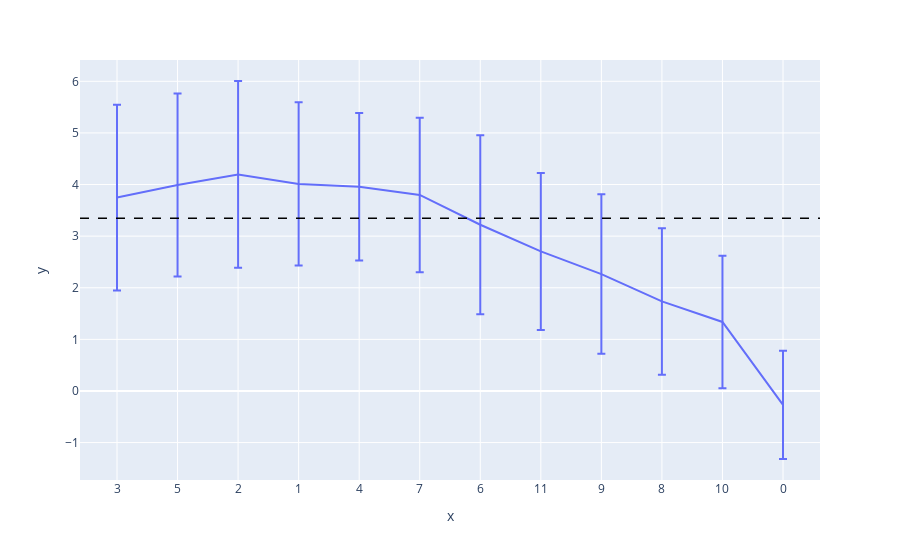

Notebook code cell kept with this figure:
### Code cell
labels = [str(x.item()) for x in sorted_mlps]
fig = px.line(x = labels, y=logit_diffs.cpu().numpy(), error_y=std_logit_diffs.cpu().numpy())
fig.add_hline(y=clean_logit_diff.item(), line_width=1.5, line_dash="dash", line_color="black")
fig.show()

### Figure 1 — Plotly figure (JSON) as saved in the notebook; plotly's stock layout.template omitted (floating-point values rounded to 4 significant figures)
{"data": [{"error_y": {"array": [1.8, 1.773, 1.81, 1.581, 1.428, 1.497, 1.735, 1.522, 1.544, 1.42, 1.285, 1.048]}, "hovertemplate": "x=%{x}<br>y=%{y}<extra></extra>", "legendgroup": "", "line": {"color": "#636efa", "dash": "solid"}, "marker": {"symbol": "circle"}, "mode": "lines", "name": "", "orientation": "v", "showlegend": false, "type": "scatter", "x": ["3", "5", "2", "1", "4", "7", "6", "11", "9", "8", "10", "0"], "xaxis": "x", "y": [3.748, 3.99, 4.196, 4.011, 3.958, 3.798, 3.221, 2.703, 2.265, 1.735, 1.337, -0.27], "yaxis": "y"}], "layout": {"legend": {"tracegroupgap": 0}, "margin": {"t": 60}, "shapes": [{"line": {"color": "black", "dash": "dash", "width": 1.5}, "type": "line", "x0": 0, "x1": 1, "xref": "x domain", "y0": 3.349, "y1": 3.349, "yref": "y"}], "xaxis": {"anchor": "y", "domain": [0, 1], "title": {"text": "x"}}, "yaxis": {"anchor": "x", "domain": [0, 1], "title": {"text": "y"}}}}
